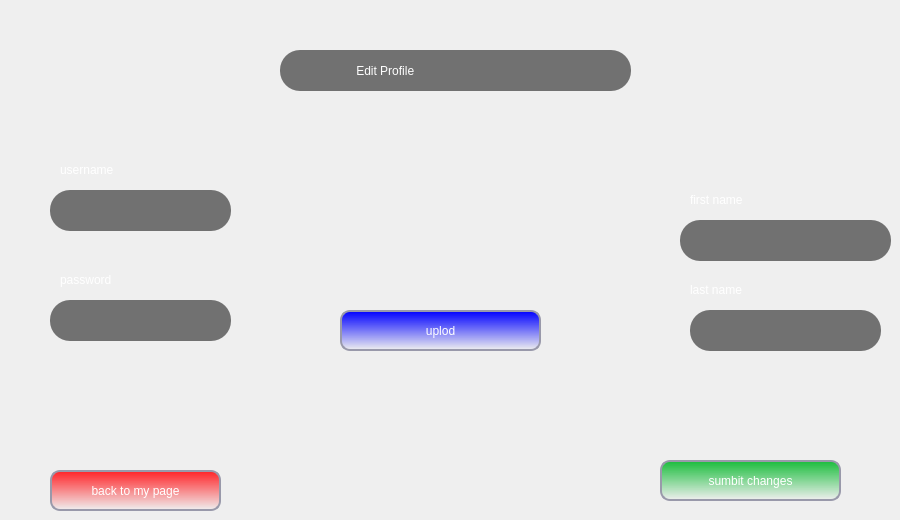
     <widget class="QWidget" name="page_3">
      <widget class="QLabel" name="label_12">
       <property name="geometry">
        <rect>
         <x>280</x>
         <y>50</y>
         <width>351</width>
         <height>41</height>
        </rect>
       </property>
       <property name="styleSheet">
        <string notr="true">padding-left:20px;
font: 700 12pt &quot;Segoe UI&quot;;
padding-right:20px;
border-radius:20px;
background-color: rgb(113, 113, 113);
color: #fefefe;</string>
       </property>
       <property name="text">
        <string>                Edit Profile</string>
       </property>
      </widget>
      <widget class="QLabel" name="regLabel_2">
       <property name="geometry">
        <rect>
         <x>30</x>
         <y>120</y>
         <width>251</width>
         <height>20</height>
        </rect>
       </property>
       <property name="text">
        <string/>
       </property>
      </widget>
      <widget class="QLabel" name="label_14">
       <property name="geometry">
        <rect>
         <x>60</x>
         <y>160</y>
         <width>91</width>
         <height>20</height>
        </rect>
       </property>
       <property name="styleSheet">
        <string notr="true">color: rgb(255, 255, 255);</string>
       </property>
       <property name="text">
        <string>username</string>
       </property>
      </widget>
      <widget class="QLabel" name="label_15">
       <property name="geometry">
        <rect>
         <x>60</x>
         <y>270</y>
         <width>71</width>
         <height>20</height>
        </rect>
       </property>
       <property name="styleSheet">
        <string notr="true">color: rgb(255, 255, 255);</string>
       </property>
       <property name="text">
        <string>password</string>
       </property>
      </widget>
      <widget class="QLabel" name="label_16">
       <property name="geometry">
        <rect>
         <x>690</x>
         <y>190</y>
         <width>81</width>
         <height>20</height>
        </rect>
       </property>
       <property name="styleSheet">
        <string notr="true">color: rgb(255, 255, 255);</string>
       </property>
       <property name="text">
        <string>first name</string>
       </property>
      </widget>
      <widget class="QLabel" name="label_17">
       <property name="geometry">
        <rect>
         <x>690</x>
         <y>280</y>
         <width>71</width>
         <height>20</height>
        </rect>
       </property>
       <property name="styleSheet">
        <string notr="true">color: rgb(255, 255, 255);</string>
       </property>
       <property name="text">
        <string>last name</string>
       </property>
      </widget>
      <widget class="QLineEdit" name="uBox_2">
       <property name="geometry">
        <rect>
         <x>50</x>
         <y>190</y>
         <width>181</width>
         <height>41</height>
        </rect>
       </property>
       <property name="styleSheet">
        <string notr="true">padding-left:20px;
padding-right:20px;
border-radius:20px;
background-color: rgb(113, 113, 113);
color: #fefefe;</string>
       </property>
      </widget>
      <widget class="QLineEdit" name="pBox_2">
       <property name="geometry">
        <rect>
         <x>50</x>
         <y>300</y>
         <width>181</width>
         <height>41</height>
        </rect>
       </property>
       <property name="styleSheet">
        <string notr="true">padding-left:20px;
padding-right:20px;
border-radius:20px;
background-color: rgb(113, 113, 113);
color: #fefefe;</string>
       </property>
      </widget>
      <widget class="QLineEdit" name="fBox_2">
       <property name="geometry">
        <rect>
         <x>680</x>
         <y>220</y>
         <width>211</width>
         <height>41</height>
        </rect>
       </property>
       <property name="styleSheet">
        <string notr="true">padding-left:20px;
padding-right:20px;
border-radius:20px;
background-color: rgb(113, 113, 113);
color: #fefefe;</string>
       </property>
      </widget>
      <widget class="QLineEdit" name="lBox_2">
       <property name="geometry">
        <rect>
         <x>690</x>
         <y>310</y>
         <width>191</width>
         <height>41</height>
        </rect>
       </property>
       <property name="styleSheet">
        <string notr="true">padding-left:20px;
padding-right:20px;
border-radius:20px;
background-color: rgb(113, 113, 113);
color: #fefefe;</string>
       </property>
      </widget>
      <widget class="QLabel" name="rpLabel_2">
       <property name="geometry">
        <rect>
         <x>380</x>
         <y>160</y>
         <width>131</width>
         <height>111</height>
        </rect>
       </property>
       <property name="text">
        <string/>
       </property>
       <property name="pixmap">
        <pixmap resource="resources.qrc">:/pictures/user.png</pixmap>
       </property>
      </widget>
      <widget class="QPushButton" name="uplButton_2">
       <property name="geometry">
        <rect>
         <x>340</x>
         <y>310</y>
         <width>201</width>
         <height>41</height>
        </rect>
       </property>
       <property name="styleSheet">
        <string notr="true">QPushButton {
	font: 900 9pt &quot;AriaI Black&quot;;
	border-style: solid;
	border-width: 2px;
	border-color: #9999aa;
	border-radius: 10px;
	color: black;
	background-color: qlineargradient(spread:pad, x1:0.5, y1:0, x2:0.5, y2:1, stop:0 rgba(0, 0, 255, 255), stop:1 rgba(255, 255, 255, 255));
}

QPushButton:enabled {
	background-color: qlineargradient(spread:pad, x1:0.5, y1:0, x2:0.5, y2:1, stop:0 rgba(0, 0, 255, 255), stop:1 rgba(0, 0, 0, 0));
		color: white;
}

QPushButton:pressed {
	background-color: qlineargradient(spread:pad, x1:0.5, y1:0, x2:0.5, y2:1, stop:0 rgba(0, 255, 255, 255), stop:1 rgba(255, 255, 255, 255));
		color: #fffffe;
}


QPushButton:hover:!pressed {
	background-color: qlineargradient(spread:pad, x1:0.5, y1:0, x2:0.5, y2:1, stop:0 rgba(255, 0, 255, 255), stop:1 rgba(255, 255, 255, 255));
		color: #0c2f70;
}

QPushButton:disabled {
		background-color: #aaaaaa;
		color: #ffffff;
}
</string>
       </property>
       <property name="text">
        <string>uplod</string>
       </property>
      </widget>
      <widget class="QPushButton" name="backButton_2">
       <property name="geometry">
        <rect>
         <x>50</x>
         <y>470</y>
         <width>171</width>
         <height>41</height>
        </rect>
       </property>
       <property name="styleSheet">
        <string notr="true">QPushButton {
	font: 900 9pt &quot;AriaI Black&quot;;
	border-style: solid;
	border-width: 2px;
	border-color: #9999aa;
	border-radius: 10px;
	color: black;
	background-color: qlineargradient(spread:pad, x1:0.5, y1:0, x2:0.5, y2:1, stop:0 rgba(0, 0, 255, 255), stop:1 rgba(255, 255, 255, 255));
}

QPushButton:enabled {
	background-color: qlineargradient(spread:pad, x1:0.5, y1:0, x2:0.5, y2:1, stop:0 rgba(255, 35, 39, 255), stop:1 rgba(0, 0, 0, 0));
		color: white;
}

QPushButton:pressed {
	background-color: qlineargradient(spread:pad, x1:0.5, y1:0, x2:0.5, y2:1, stop:0 rgba(0, 255, 255, 255), stop:1 rgba(255, 255, 255, 255));
		color: #fffffe;
}


QPushButton:hover:!pressed {
	background-color: qlineargradient(spread:pad, x1:0.5, y1:0, x2:0.5, y2:1, stop:0 rgba(255, 0, 255, 255), stop:1 rgba(255, 255, 255, 255));
		color: #0c2f70;
}

QPushButton:disabled {
		background-color: #aaaaaa;
		color: #ffffff;
}
</string>
       </property>
       <property name="text">
        <string>back to my page</string>
       </property>
      </widget>
      <widget class="QPushButton" name="pushButton_2">
       <property name="geometry">
        <rect>
         <x>660</x>
         <y>460</y>
         <width>181</width>
         <height>41</height>
        </rect>
       </property>
       <property name="styleSheet">
        <string notr="true">QPushButton {
	font: 900 9pt &quot;AriaI Black&quot;;
	border-style: solid;
	border-width: 2px;
	border-color: #9999aa;
	border-radius: 10px;
	color: black;
	background-color: qlineargradient(spread:pad, x1:0.5, y1:0, x2:0.5, y2:1, stop:0 rgba(26, 198, 60, 255), stop:1 rgba(26, 198, 60, 255));
}

QPushButton:enabled {
	background-color: qlineargradient(spread:pad, x1:0.5, y1:0, x2:0.5, y2:1, stop:0 rgba(26, 189, 60, 255), stop:1 rgba(0, 0, 0, 0));
		color: white;
}

QPushButton:pressed {
	background-color: qlineargradient(spread:pad, x1:0.5, y1:0, x2:0.5, y2:1, stop:0 rgba(0, 255, 255, 255), stop:1 rgba(255, 255, 255, 255));
		color: #fffffe;
}


QPushButton:hover:!pressed {
	background-color: qlineargradient(spread:pad, x1:0.5, y1:0, x2:0.5, y2:1, stop:0 rgba(255, 0, 255, 255), stop:1 rgba(255, 255, 255, 255));
		color: #0c2f70;
}

QPushButton:disabled {
		background-color: #aaaaaa;
		color: #ffffff;
}
</string>
       </property>
       <property name="text">
        <string>sumbit changes</string>
       </property>
      </widget>
      <zorder>lBox_2</zorder>
      <zorder>fBox_2</zorder>
      <zorder>pBox_2</zorder>
      <zorder>uBox_2</zorder>
      <zorder>label_12</zorder>
      <zorder>regLabel_2</zorder>
      <zorder>label_14</zorder>
      <zorder>label_15</zorder>
      <zorder>label_16</zorder>
      <zorder>label_17</zorder>
      <zorder>rpLabel_2</zorder>
      <zorder>uplButton_2</zorder>
      <zorder>backButton_2</zorder>
      <zorder>pushButton_2</zorder>
     </widget>
